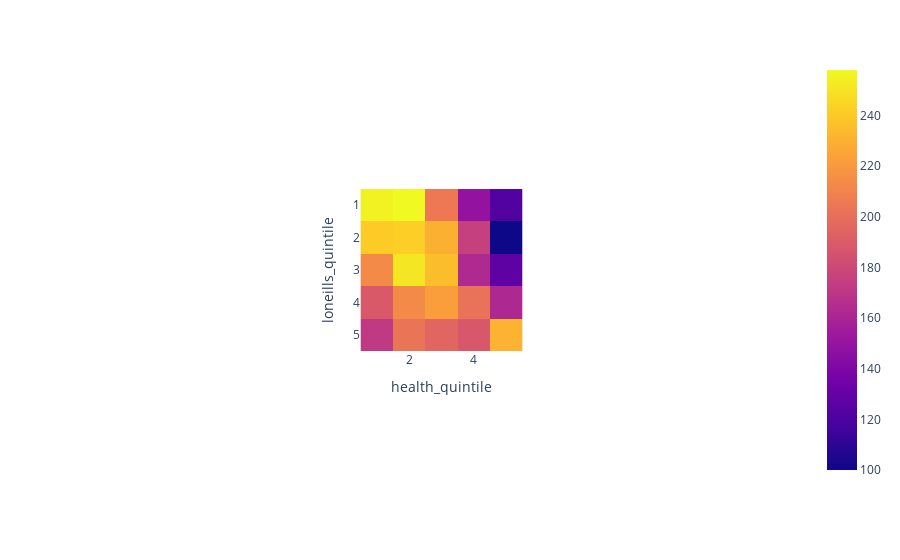

This figure's notebook cell:
### Code cell
fig = px.imshow(quintile_counts)
fig.show()

### Figure 1 — Plotly figure (JSON) as saved in the notebook; plotly's stock layout.template omitted (floating-point values rounded to 4 significant figures)
{"data": [{"coloraxis": "coloraxis", "hovertemplate": "health_quintile: %{x}<br>loneills_quintile: %{y}<br>color: %{z}<extra></extra>", "name": "0", "type": "heatmap", "x": [1, 2, 3, 4, 5], "xaxis": "x", "y": [1, 2, 3, 4, 5], "yaxis": "y", "z": [[255, 258, 205, 149, 122], [241, 242, 230, 175, 100], [213, 251, 235, 163, 127], [189, 213, 222, 202, 162], [172, 203, 195, 188, 231]]}], "layout": {"autosize": true, "coloraxis": {"colorscale": [[0, "#0d0887"], [0.1111, "#46039f"], [0.2222, "#7201a8"], [0.3333, "#9c179e"], [0.4444, "#bd3786"], [0.5556, "#d8576b"], [0.6667, "#ed7953"], [0.7778, "#fb9f3a"], [0.8889, "#fdca26"], [1, "#f0f921"]]}, "margin": {"t": 60}, "xaxis": {"anchor": "y", "autorange": true, "constrain": "domain", "domain": [0.388, 0.612], "range": [0.5, 5.5], "scaleanchor": "y", "title": {"text": "health_quintile"}, "type": "linear"}, "yaxis": {"anchor": "x", "autorange": true, "constrain": "domain", "domain": [0, 1], "range": [5.5, 0.5], "title": {"text": "loneills_quintile"}, "type": "linear"}}}
